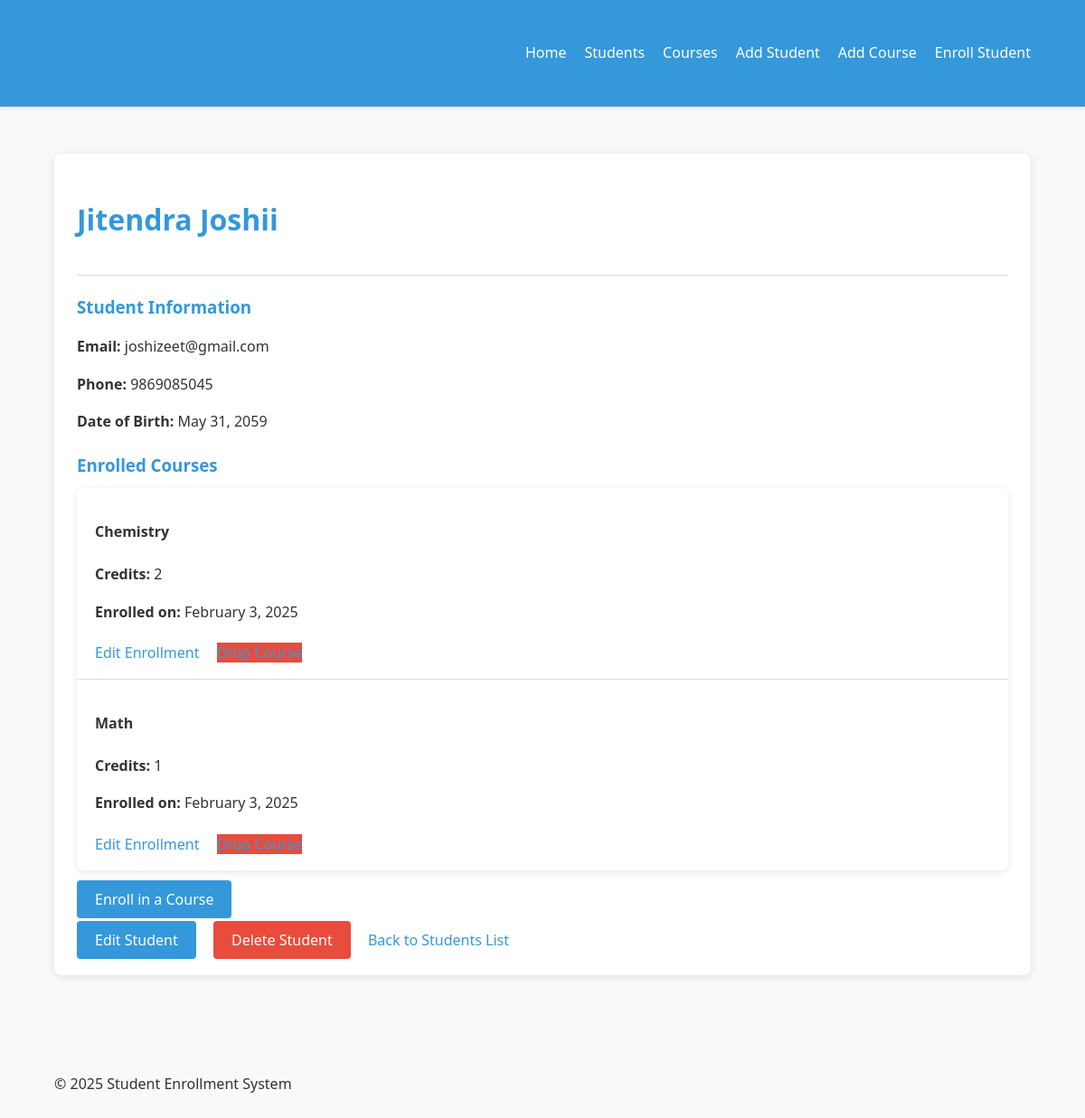
The app's page /student/3/ with its own data.
### accounts/models.py (models this page shows, shortened)
class Student(models.Model):
    first_name = models.CharField(max_length=50)
    last_name = models.CharField(max_length=50)
    email = models.EmailField(max_length=100)  # Increase max_length for email
    phone = models.CharField(max_length=50)
    date_of_birth = models.DateField(null=True, blank=True)

class Enrollment(models.Model):
    student = models.ForeignKey(Student, on_delete=models.CASCADE)  # Correct the field name to lowercase
    course = models.ForeignKey(Course, on_delete=models.CASCADE)  # ForeignKey to Course
    enrollment_date = models.DateTimeField(auto_now_add=True)  # Defines the date in which the student is enrolled

class Course(models.Model):
    name = models.CharField(max_length=100)  # Increase max_length for course name
    description = models.TextField()
    credits = models.PositiveIntegerField()  # Number of credit for the course.

### accounts/views.py (the view)
# urls.py: path('student/<int:pk>/', views.StudentDetailView.as_view(), name='student_detail'),
class StudentDetailView(DetailView):
    model = Student
    template_name = 'student_detail.html'
    context_object_name = 'student'

### accounts/templates/student_detail.html (shortened to what this page needs)
{% extends 'base.html' %}
{% block content %}
<div class="detail-card">
    <div class="detail-header">
        <h1>{{ student.first_name }} {{ student.last_name }}</h1>
    </div>
    <div class="detail-section">
        <h3>Student Information</h3>
        <p><strong>Email:</strong> {{ student.email }}</p>
        <p><strong>Phone:</strong> {{ student.phone }}</p>
        {% if student.date_of_birth %}
        <p><strong>Date of Birth:</strong> {{ student.date_of_birth }}</p>
        {% endif %}
    </div>
    <div class="detail-section">
        <h3>Enrolled Courses</h3>
        {% with enrollments=student.enrollment_set.all %}
        {% if enrollments %}
        <div class="list-container">
            {% for enrollment in enrollments %}
            <div class="list-item">
                <h4>{{ enrollment.course.name }}</h4>
                <p><strong>Credits:</strong> {{ enrollment.course.credits }}</p>
                <p><strong>Enrolled on:</strong> {{ enrollment.enrollment_date|date:"F j, Y" }}</p>
                <div class="action-links">
                    <a href="{% url 'enrollment_update' enrollment.pk %}">Edit Enrollment</a>
                    <a href="{% url 'enrollment_delete' enrollment.pk %}" class="btn-danger">Drop Course</a>
                </div>
            </div>
            {% endfor %}
        </div>
        {% else %}
        <p>Not enrolled in any courses yet.</p>
        {% endif %}
        {% endwith %}
        <div class="action-links">
            <a href="{% url 'enrollment_create' %}" class="btn">Enroll in a Course</a>
        </div>
    </div>
    <div class="action-links">
        <a href="{% url 'student_update' student.pk %}" class="btn">Edit Student</a>
        <a href="{% url 'student_delete' student.pk %}" class="btn btn-danger">Delete Student</a>
        <a href="{% url 'student_list' %}">Back to Students List</a>
    </div>
</div>
{% endblock %}

### accounts/static/css/style.css (style rules this page uses)
:root { --primary-color: #3498db; --secondary-color: #2ecc71; --accent-color: #e74c3c; --text-color: #333; --light-bg: #f9f9f9; --border-color: #ddd; }
body { font-family: 'Segoe UI', Tahoma, Geneva, Verdana, sans-serif; line-height: 1.6; color: var(--text-color); background-color: var(--light-bg); margin: 0; padding: 0; }
h1, h2, h3 { color: var(--primary-color); }
button, .btn { background-color: var(--primary-color); color: white; border: none; padding: 10px 20px; border-radius: 4px; cursor: pointer; font-size: 16px; transition: background-color 0.3s; }
.btn-danger { background-color: var(--accent-color); }
.list-container { background-color: white; border-radius: 8px; box-shadow: 0 2px 10px rgba(0, 0, 0, 0.1); overflow: hidden; }
.list-item { padding: 15px 20px; border-bottom: 1px solid var(--border-color); transition: background-color 0.3s; }
.list-item:last-child { border-bottom: none; }
.detail-card { background-color: white; border-radius: 8px; box-shadow: 0 2px 10px rgba(0, 0, 0, 0.1); padding: 25px; margin-bottom: 20px; }
.detail-header { border-bottom: 1px solid var(--border-color); padding-bottom: 15px; margin-bottom: 20px; }
.detail-section { margin-bottom: 20px; }
.detail-section h3 { margin-bottom: 10px; }
a { color: var(--primary-color); text-decoration: none; transition: color 0.3s; }
.action-links { margin-top: 20px; }
.action-links a { margin-right: 15px; }

### records on screen
Student: first_name "Jitendra", last_name "Joshii", email "joshizeet@gmail.com", phone "9869085045", date_of_birth "May 31, 2059"
Enrollment: course.name "Chemistry", course.credits "2", enrollment_date "February 3, 2025"
Enrollment: course.name "Math", course.credits "1", enrollment_date "February 3, 2025"
